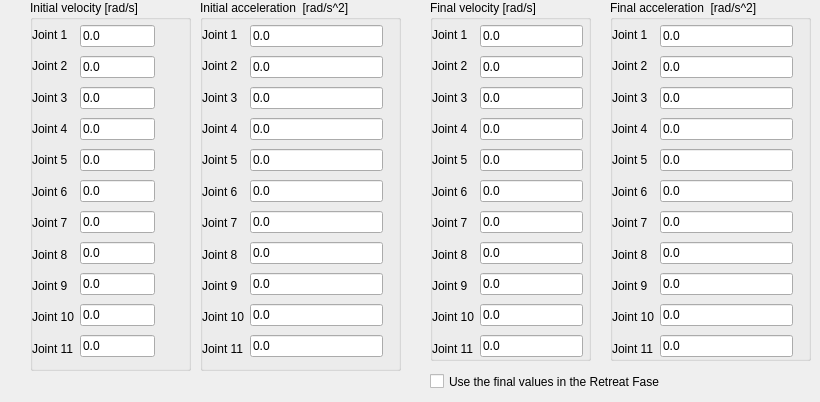
   <widget class="QWidget" name="tab_hump_bounds_left">
    <attribute name="title">
     <string>Boundary conditions (left)</string>
    </attribute>
    <widget class="QGroupBox" name="groupBox_final_vel_3">
     <property name="geometry">
      <rect>
       <x>430</x>
       <y>0</y>
       <width>161</width>
       <height>361</height>
      </rect>
     </property>
     <property name="title">
      <string>Final velocity [rad/s]</string>
     </property>
     <widget class="QWidget" name="layoutWidget_42">
      <property name="geometry">
       <rect>
        <x>2</x>
        <y>22</y>
        <width>151</width>
        <height>339</height>
       </rect>
      </property>
      <layout class="QHBoxLayout" name="horizontalLayout_134">
       <item>
        <layout class="QVBoxLayout" name="verticalLayout_92">
         <item>
          <widget class="QLabel" name="label_293">
           <property name="text">
            <string>Joint 1</string>
           </property>
          </widget>
         </item>
         <item>
          <widget class="QLabel" name="label_294">
           <property name="text">
            <string>Joint 2</string>
           </property>
          </widget>
         </item>
         <item>
          <widget class="QLabel" name="label_295">
           <property name="text">
            <string>Joint 3</string>
           </property>
          </widget>
         </item>
         <item>
          <widget class="QLabel" name="label_296">
           <property name="text">
            <string>Joint 4</string>
           </property>
          </widget>
         </item>
         <item>
          <widget class="QLabel" name="label_297">
           <property name="text">
            <string>Joint 5</string>
           </property>
          </widget>
         </item>
         <item>
          <widget class="QLabel" name="label_298">
           <property name="text">
            <string>Joint 6</string>
           </property>
          </widget>
         </item>
         <item>
          <widget class="QLabel" name="label_299">
           <property name="text">
            <string>Joint 7</string>
           </property>
          </widget>
         </item>
         <item>
          <widget class="QLabel" name="label_300">
           <property name="text">
            <string>Joint 8</string>
           </property>
          </widget>
         </item>
         <item>
          <widget class="QLabel" name="label_301">
           <property name="text">
            <string>Joint 9</string>
           </property>
          </widget>
         </item>
         <item>
          <widget class="QLabel" name="label_302">
           <property name="text">
            <string>Joint 10</string>
           </property>
          </widget>
         </item>
         <item>
          <widget class="QLabel" name="label_303">
           <property name="text">
            <string>Joint 11</string>
           </property>
          </widget>
         </item>
        </layout>
       </item>
       <item>
        <layout class="QVBoxLayout" name="verticalLayout_93">
         <item>
          <widget class="QLineEdit" name="lineEdit_final_vel_1_left">
           <property name="text">
            <string>0.0</string>
           </property>
          </widget>
         </item>
         <item>
          <widget class="QLineEdit" name="lineEdit_final_vel_2_left">
           <property name="text">
            <string>0.0</string>
           </property>
          </widget>
         </item>
         <item>
          <widget class="QLineEdit" name="lineEdit_final_vel_3_left">
           <property name="text">
            <string>0.0</string>
           </property>
          </widget>
         </item>
         <item>
          <widget class="QLineEdit" name="lineEdit_final_vel_4_left">
           <property name="text">
            <string>0.0</string>
           </property>
          </widget>
         </item>
         <item>
          <widget class="QLineEdit" name="lineEdit_final_vel_5_left">
           <property name="text">
            <string>0.0</string>
           </property>
          </widget>
         </item>
         <item>
          <widget class="QLineEdit" name="lineEdit_final_vel_6_left">
           <property name="text">
            <string>0.0</string>
           </property>
          </widget>
         </item>
         <item>
          <widget class="QLineEdit" name="lineEdit_final_vel_7_left">
           <property name="text">
            <string>0.0</string>
           </property>
          </widget>
         </item>
         <item>
          <widget class="QLineEdit" name="lineEdit_final_vel_8_left">
           <property name="text">
            <string>0.0</string>
           </property>
          </widget>
         </item>
         <item>
          <widget class="QLineEdit" name="lineEdit_final_vel_9_left">
           <property name="text">
            <string>0.0</string>
           </property>
          </widget>
         </item>
         <item>
          <widget class="QLineEdit" name="lineEdit_final_vel_10_left">
           <property name="text">
            <string>0.0</string>
           </property>
          </widget>
         </item>
         <item>
          <widget class="QLineEdit" name="lineEdit_final_vel_11_left">
           <property name="text">
            <string>0.0</string>
           </property>
          </widget>
         </item>
        </layout>
       </item>
      </layout>
     </widget>
    </widget>
    <widget class="QGroupBox" name="groupBox_final_acc_3">
     <property name="geometry">
      <rect>
       <x>610</x>
       <y>0</y>
       <width>201</width>
       <height>361</height>
      </rect>
     </property>
     <property name="title">
      <string>Final acceleration  [rad/s^2]</string>
     </property>
     <widget class="QWidget" name="layoutWidget_43">
      <property name="geometry">
       <rect>
        <x>2</x>
        <y>22</y>
        <width>181</width>
        <height>339</height>
       </rect>
      </property>
      <layout class="QHBoxLayout" name="horizontalLayout_135">
       <item>
        <layout class="QVBoxLayout" name="verticalLayout_94">
         <item>
          <widget class="QLabel" name="label_304">
           <property name="text">
            <string>Joint 1</string>
           </property>
          </widget>
         </item>
         <item>
          <widget class="QLabel" name="label_305">
           <property name="text">
            <string>Joint 2</string>
           </property>
          </widget>
         </item>
         <item>
          <widget class="QLabel" name="label_306">
           <property name="text">
            <string>Joint 3</string>
           </property>
          </widget>
         </item>
         <item>
          <widget class="QLabel" name="label_307">
           <property name="text">
            <string>Joint 4</string>
           </property>
          </widget>
         </item>
         <item>
          <widget class="QLabel" name="label_308">
           <property name="text">
            <string>Joint 5</string>
           </property>
          </widget>
         </item>
         <item>
          <widget class="QLabel" name="label_309">
           <property name="text">
            <string>Joint 6</string>
           </property>
          </widget>
         </item>
         <item>
          <widget class="QLabel" name="label_310">
           <property name="text">
            <string>Joint 7</string>
           </property>
          </widget>
         </item>
         <item>
          <widget class="QLabel" name="label_311">
           <property name="text">
            <string>Joint 8</string>
           </property>
          </widget>
         </item>
         <item>
          <widget class="QLabel" name="label_312">
           <property name="text">
            <string>Joint 9</string>
           </property>
          </widget>
         </item>
         <item>
          <widget class="QLabel" name="label_313">
           <property name="text">
            <string>Joint 10</string>
           </property>
          </widget>
         </item>
         <item>
          <widget class="QLabel" name="label_314">
           <property name="text">
            <string>Joint 11</string>
           </property>
          </widget>
         </item>
        </layout>
       </item>
       <item>
        <layout class="QVBoxLayout" name="verticalLayout_95">
         <item>
          <widget class="QLineEdit" name="lineEdit_final_acc_1_left">
           <property name="text">
            <string>0.0</string>
           </property>
          </widget>
         </item>
         <item>
          <widget class="QLineEdit" name="lineEdit_final_acc_2_left">
           <property name="text">
            <string>0.0</string>
           </property>
          </widget>
         </item>
         <item>
          <widget class="QLineEdit" name="lineEdit_final_acc_3_left">
           <property name="text">
            <string>0.0</string>
           </property>
          </widget>
         </item>
         <item>
          <widget class="QLineEdit" name="lineEdit_final_acc_4_left">
           <property name="text">
            <string>0.0</string>
           </property>
          </widget>
         </item>
         <item>
          <widget class="QLineEdit" name="lineEdit_final_acc_5_left">
           <property name="text">
            <string>0.0</string>
           </property>
          </widget>
         </item>
         <item>
          <widget class="QLineEdit" name="lineEdit_final_acc_6_left">
           <property name="text">
            <string>0.0</string>
           </property>
          </widget>
         </item>
         <item>
          <widget class="QLineEdit" name="lineEdit_final_acc_7_left">
           <property name="text">
            <string>0.0</string>
           </property>
          </widget>
         </item>
         <item>
          <widget class="QLineEdit" name="lineEdit_final_acc_8_left">
           <property name="text">
            <string>0.0</string>
           </property>
          </widget>
         </item>
         <item>
          <widget class="QLineEdit" name="lineEdit_final_acc_9_left">
           <property name="text">
            <string>0.0</string>
           </property>
          </widget>
         </item>
         <item>
          <widget class="QLineEdit" name="lineEdit_final_acc_10_left">
           <property name="text">
            <string>0.0</string>
           </property>
          </widget>
         </item>
         <item>
          <widget class="QLineEdit" name="lineEdit_final_acc_11_left">
           <property name="text">
            <string>0.0</string>
           </property>
          </widget>
         </item>
        </layout>
       </item>
      </layout>
     </widget>
    </widget>
    <widget class="QGroupBox" name="groupBox_init_vel_3">
     <property name="geometry">
      <rect>
       <x>30</x>
       <y>0</y>
       <width>161</width>
       <height>371</height>
      </rect>
     </property>
     <property name="title">
      <string>Initial velocity [rad/s]</string>
     </property>
     <widget class="QWidget" name="layoutWidget_44">
      <property name="geometry">
       <rect>
        <x>2</x>
        <y>22</y>
        <width>123</width>
        <height>339</height>
       </rect>
      </property>
      <layout class="QHBoxLayout" name="horizontalLayout_136">
       <item>
        <layout class="QVBoxLayout" name="verticalLayout_96">
         <item>
          <widget class="QLabel" name="label_315">
           <property name="text">
            <string>Joint 1</string>
           </property>
          </widget>
         </item>
         <item>
          <widget class="QLabel" name="label_316">
           <property name="text">
            <string>Joint 2</string>
           </property>
          </widget>
         </item>
         <item>
          <widget class="QLabel" name="label_317">
           <property name="text">
            <string>Joint 3</string>
           </property>
          </widget>
         </item>
         <item>
          <widget class="QLabel" name="label_318">
           <property name="text">
            <string>Joint 4</string>
           </property>
          </widget>
         </item>
         <item>
          <widget class="QLabel" name="label_319">
           <property name="text">
            <string>Joint 5</string>
           </property>
          </widget>
         </item>
         <item>
          <widget class="QLabel" name="label_320">
           <property name="text">
            <string>Joint 6</string>
           </property>
          </widget>
         </item>
         <item>
          <widget class="QLabel" name="label_321">
           <property name="text">
            <string>Joint 7</string>
           </property>
          </widget>
         </item>
         <item>
          <widget class="QLabel" name="label_322">
           <property name="text">
            <string>Joint 8</string>
           </property>
          </widget>
         </item>
         <item>
          <widget class="QLabel" name="label_323">
           <property name="text">
            <string>Joint 9</string>
           </property>
          </widget>
         </item>
         <item>
          <widget class="QLabel" name="label_324">
           <property name="text">
            <string>Joint 10</string>
           </property>
          </widget>
         </item>
         <item>
          <widget class="QLabel" name="label_325">
           <property name="text">
            <string>Joint 11</string>
           </property>
          </widget>
         </item>
        </layout>
       </item>
       <item>
        <layout class="QVBoxLayout" name="verticalLayout_97">
         <item>
          <widget class="QLineEdit" name="lineEdit_init_vel_1_left">
           <property name="text">
            <string>0.0</string>
           </property>
          </widget>
         </item>
         <item>
          <widget class="QLineEdit" name="lineEdit_init_vel_2_left">
           <property name="text">
            <string>0.0</string>
           </property>
          </widget>
         </item>
         <item>
          <widget class="QLineEdit" name="lineEdit_init_vel_3_left">
           <property name="text">
            <string>0.0</string>
           </property>
          </widget>
         </item>
         <item>
          <widget class="QLineEdit" name="lineEdit_init_vel_4_left">
           <property name="text">
            <string>0.0</string>
           </property>
          </widget>
         </item>
         <item>
          <widget class="QLineEdit" name="lineEdit_init_vel_5_left">
           <property name="text">
            <string>0.0</string>
           </property>
          </widget>
         </item>
         <item>
          <widget class="QLineEdit" name="lineEdit_init_vel_6_left">
           <property name="text">
            <string>0.0</string>
           </property>
          </widget>
         </item>
         <item>
          <widget class="QLineEdit" name="lineEdit_init_vel_7_left">
           <property name="text">
            <string>0.0</string>
           </property>
          </widget>
         </item>
         <item>
          <widget class="QLineEdit" name="lineEdit_init_vel_8_left">
           <property name="text">
            <string>0.0</string>
           </property>
          </widget>
         </item>
         <item>
          <widget class="QLineEdit" name="lineEdit_init_vel_9_left">
           <property name="text">
            <string>0.0</string>
           </property>
          </widget>
         </item>
         <item>
          <widget class="QLineEdit" name="lineEdit_init_vel_10_left">
           <property name="text">
            <string>0.0</string>
           </property>
          </widget>
         </item>
         <item>
          <widget class="QLineEdit" name="lineEdit_init_vel_11_left">
           <property name="text">
            <string>0.0</string>
           </property>
          </widget>
         </item>
        </layout>
       </item>
      </layout>
     </widget>
    </widget>
    <widget class="QGroupBox" name="groupBox_init_acc_3">
     <property name="geometry">
      <rect>
       <x>200</x>
       <y>0</y>
       <width>201</width>
       <height>371</height>
      </rect>
     </property>
     <property name="title">
      <string>Initial acceleration  [rad/s^2]</string>
     </property>
     <widget class="QWidget" name="layoutWidget_45">
      <property name="geometry">
       <rect>
        <x>2</x>
        <y>22</y>
        <width>181</width>
        <height>339</height>
       </rect>
      </property>
      <layout class="QHBoxLayout" name="horizontalLayout_137">
       <item>
        <layout class="QVBoxLayout" name="verticalLayout_98">
         <item>
          <widget class="QLabel" name="label_326">
           <property name="text">
            <string>Joint 1</string>
           </property>
          </widget>
         </item>
         <item>
          <widget class="QLabel" name="label_327">
           <property name="text">
            <string>Joint 2</string>
           </property>
          </widget>
         </item>
         <item>
          <widget class="QLabel" name="label_328">
           <property name="text">
            <string>Joint 3</string>
           </property>
          </widget>
         </item>
         <item>
          <widget class="QLabel" name="label_329">
           <property name="text">
            <string>Joint 4</string>
           </property>
          </widget>
         </item>
         <item>
          <widget class="QLabel" name="label_330">
           <property name="text">
            <string>Joint 5</string>
           </property>
          </widget>
         </item>
         <item>
          <widget class="QLabel" name="label_331">
           <property name="text">
            <string>Joint 6</string>
           </property>
          </widget>
         </item>
         <item>
          <widget class="QLabel" name="label_332">
           <property name="text">
            <string>Joint 7</string>
           </property>
          </widget>
         </item>
         <item>
          <widget class="QLabel" name="label_333">
           <property name="text">
            <string>Joint 8</string>
           </property>
          </widget>
         </item>
         <item>
          <widget class="QLabel" name="label_334">
           <property name="text">
            <string>Joint 9</string>
           </property>
          </widget>
         </item>
         <item>
          <widget class="QLabel" name="label_335">
           <property name="text">
            <string>Joint 10</string>
           </property>
          </widget>
         </item>
         <item>
          <widget class="QLabel" name="label_336">
           <property name="text">
            <string>Joint 11</string>
           </property>
          </widget>
         </item>
        </layout>
       </item>
       <item>
        <layout class="QVBoxLayout" name="verticalLayout_99">
         <item>
          <widget class="QLineEdit" name="lineEdit_init_acc_1_left">
           <property name="text">
            <string>0.0</string>
           </property>
          </widget>
         </item>
         <item>
          <widget class="QLineEdit" name="lineEdit_init_acc_2_left">
           <property name="text">
            <string>0.0</string>
           </property>
          </widget>
         </item>
         <item>
          <widget class="QLineEdit" name="lineEdit_init_acc_3_left">
           <property name="text">
            <string>0.0</string>
           </property>
          </widget>
         </item>
         <item>
          <widget class="QLineEdit" name="lineEdit_init_acc_4_left">
           <property name="text">
            <string>0.0</string>
           </property>
          </widget>
         </item>
         <item>
          <widget class="QLineEdit" name="lineEdit_init_acc_5_left">
           <property name="text">
            <string>0.0</string>
           </property>
          </widget>
         </item>
         <item>
          <widget class="QLineEdit" name="lineEdit_init_acc_6_left">
           <property name="text">
            <string>0.0</string>
           </property>
          </widget>
         </item>
         <item>
          <widget class="QLineEdit" name="lineEdit_init_acc_7_left">
           <property name="text">
            <string>0.0</string>
           </property>
          </widget>
         </item>
         <item>
          <widget class="QLineEdit" name="lineEdit_init_acc_8_left">
           <property name="text">
            <string>0.0</string>
           </property>
          </widget>
         </item>
         <item>
          <widget class="QLineEdit" name="lineEdit_init_acc_9_left">
           <property name="text">
            <string>0.0</string>
           </property>
          </widget>
         </item>
         <item>
          <widget class="QLineEdit" name="lineEdit_init_acc_10_left">
           <property name="text">
            <string>0.0</string>
           </property>
          </widget>
         </item>
         <item>
          <widget class="QLineEdit" name="lineEdit_init_acc_11_left">
           <property name="text">
            <string>0.0</string>
           </property>
          </widget>
         </item>
        </layout>
       </item>
      </layout>
     </widget>
    </widget>
    <widget class="QCheckBox" name="Retreat_Final_Values_left">
     <property name="geometry">
      <rect>
       <x>430</x>
       <y>370</y>
       <width>351</width>
       <height>23</height>
      </rect>
     </property>
     <property name="text">
      <string>Use the final values in the Retreat Fase</string>
     </property>
    </widget>
   </widget>
